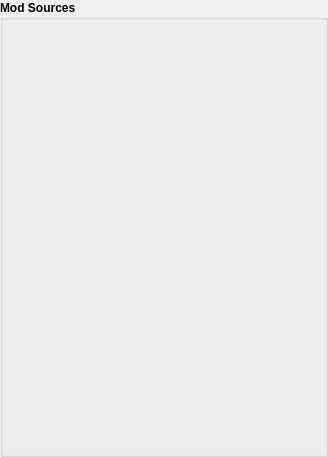
       <widget class="QGroupBox" name="groupBox_5">
        <property name="font">
         <font>
          <weight>75</weight>
          <bold>true</bold>
         </font>
        </property>
        <property name="title">
         <string>Mod Sources</string>
        </property>
        <layout class="QVBoxLayout" name="verticalLayout_9">
         <item>
          <spacer name="verticalSpacer_8">
           <property name="orientation">
            <enum>Qt::Vertical</enum>
           </property>
           <property name="sizeHint" stdset="0">
            <size>
             <width>20</width>
             <height>40</height>
            </size>
           </property>
          </spacer>
         </item>
         <item>
          <widget class="DropPlotWidget" name="plot_pot" native="true">
           <property name="sizePolicy">
            <sizepolicy hsizetype="Expanding" vsizetype="Expanding">
             <horstretch>0</horstretch>
             <verstretch>0</verstretch>
            </sizepolicy>
           </property>
           <property name="minimumSize">
            <size>
             <width>300</width>
             <height>120</height>
            </size>
           </property>
           <property name="maximumSize">
            <size>
             <width>600</width>
             <height>150</height>
            </size>
           </property>
          </widget>
         </item>
         <item>
          <widget class="DropPlotWidget" name="plot_lfo" native="true">
           <property name="sizePolicy">
            <sizepolicy hsizetype="Expanding" vsizetype="Expanding">
             <horstretch>0</horstretch>
             <verstretch>0</verstretch>
            </sizepolicy>
           </property>
           <property name="minimumSize">
            <size>
             <width>300</width>
             <height>120</height>
            </size>
           </property>
           <property name="maximumSize">
            <size>
             <width>600</width>
             <height>150</height>
            </size>
           </property>
          </widget>
         </item>
         <item>
          <widget class="DropPlotWidget" name="plot_envelope" native="true">
           <property name="sizePolicy">
            <sizepolicy hsizetype="Expanding" vsizetype="Expanding">
             <horstretch>0</horstretch>
             <verstretch>0</verstretch>
            </sizepolicy>
           </property>
           <property name="minimumSize">
            <size>
             <width>300</width>
             <height>120</height>
            </size>
           </property>
           <property name="maximumSize">
            <size>
             <width>600</width>
             <height>150</height>
            </size>
           </property>
          </widget>
         </item>
        </layout>
       </widget>
